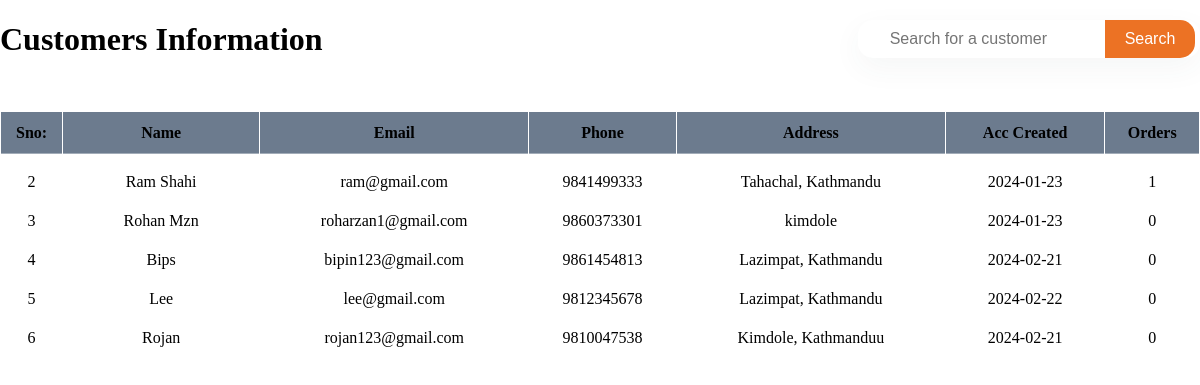
Page /admin/customers.php on the committed database.
### tables this page shows
CREATE TABLE `user` (
  `id` int(11) NOT NULL,
  `name` varchar(255) NOT NULL,
  `email` varchar(255) NOT NULL,
  `phone` varchar(10) NOT NULL,
  `address` varchar(255) DEFAULT NULL,
  `password` varchar(255) NOT NULL,
  `account_created` timestamp NOT NULL DEFAULT current_timestamp()
);

### admin/customers.php (the view, shortened to what this page needs)
<?php include '../database/connectDB.php';
$conn = $mysqli ?>
<!DOCTYPE html>
<html lang="en">
<head>
    <link rel="stylesheet" href="../css/global.css" />
    <link rel="stylesheet" href="../css/adminTable.css" />
</head>
<body>
    <div id="heading">
        <div class="column">
            <h1>Customers Information</h1>
        </div>
        <div class="column search-column">
            <div class="search">
                <form id="searchForm" action="index.php" method="GET">
                    <input type="text" id="searchInput" name="search" placeholder="Search for a customer"
                        value="<?= isset($_GET['search']) ? htmlspecialchars($_GET['search']) : '' ?>" />
                    <button type="submit" id="searchButton">Search</button>
                </form>
            </div>
        </div>
    </div>
    <table>
        <thead>
            <tr>
                <th>Sno:</th>
                <th>Name</th>
                <th>Email</th>
                <th>Phone</th>
                <th>Address</th>
                <th>Acc Created</th>
                <th>Orders</th>
            </tr>
        </thead>
        <tbody>
            <?php
            if (isset($_GET['search']) && $_GET['search'] != '') {
                $search = $conn->real_escape_string($_GET['search']);
                $filter = "WHERE name LIKE '%$search%' OR email LIKE '%$search%' OR phone LIKE '%$search%'";
            } else {
                $filter = '';
            }
            $query = "SELECT id, name, email, phone, address, account_created FROM user $filter";
            $result = $conn->query($query);
            if ($result) {
                while ($row = $result->fetch_assoc()) {
                    $user_email=htmlspecialchars($row["email"]);
                    echo "<tr>";
                    echo "<td>" . htmlspecialchars($row["id"]) . "</td>";
                    echo "<td>" . htmlspecialchars($row["name"]) . "</td>";
                    echo "<td>" . $user_email . "</td>";
                    echo "<td>" . htmlspecialchars($row["phone"]) . "</td>";
                    echo "<td>" . htmlspecialchars($row["address"]) . "</td>";
                    echo "<td>" . htmlspecialchars(substr($row["account_created"], 0, 10)) . "</td>";
                    $sql = "SELECT COUNT(*) AS email_count FROM delivered WHERE user_email = '$user_email'";
                    $result1 = $conn->query($sql);
                    if ($result1->num_rows > 0) {
                        $row1 = $result1->fetch_assoc();
                        echo "<td>" . htmlspecialchars($row1['email_count']) . "</td>";
                    }
                    echo "</tr>";
                }
            }
            ?>
        </tbody>
    </table>
</body>
</html>

### css/global.css (style rules this page uses)
body { margin: 0; line-height: normal; }
body { overflow-x: hidden; font-family: "tenor sans"; }

### css/adminTable.css (style rules this page uses)
table { border-collapse: collapse; width: 100%; text-align: center; }
th { background-color: #6c7b8e; border: 1px solid white; height: 40px; text-decoration: underline; }
td { border: 1px solid white; height: auto; padding: 10px 0; }
thead { width: 100%; border: 1px solid white; }
thead th { position: sticky; z-index: 1; top: 111px; }
th { text-decoration: none; }

### admin/customers.php (style rules this page uses)
#heading { display: flex; }
.column { flex: 0 0 71.5%; }
.search-column { flex: 1; padding-top: 20px; }
.search { padding-left: 7px; background: #E8EBF3; font-family: 'Varela Round', sans-serif; display: flex; justify-content: center; align-items: center; margin: 0; background: #ffffff; border-radius: 15px; display: flex; align-items: center; box-shadow: 0 10px 30px rgba(65, 72, 86, .05); }
.search input[type="text"] { font: 400 16px 'Varela Round', sans-serif; color: #414856; border: none; outline: none; padding: 10px 20px; border-radius: 15px 0 0 15px; width: 190px; }
.search button { background: #EC7224; color: white; border: none; padding: 10px 20px; border-radius: 0 15px 15px 0; cursor: pointer; font: 400 16px 'Varela Round', sans-serif; transition: background 0.3s ease; margin-left: 0.5px; }

### rows in the picture
user: id "2", name "Ram Shahi", email "ram@gmail.com", phone "9841499333", address "Tahachal, Kathmandu", account_created "2024-01-23", email_count "1"
user: id "3", name "Rohan Mzn", email "roharzan1@gmail.com", phone "9860373301", address "kimdole", account_created "2024-01-23", email_count "0"
user: id "4", name "Bips", email "bipin123@gmail.com", phone "9861454813", address "Lazimpat, Kathmandu", account_created "2024-02-21", email_count "0"
user: id "5", name "Lee", email "lee@gmail.com", phone "9812345678", address "Lazimpat, Kathmandu", account_created "2024-02-22", email_count "0"
user: id "6", name "Rojan", email "rojan123@gmail.com", phone "9810047538", address "Kimdole, Kathmanduu", account_created "2024-02-21", email_count "0"
